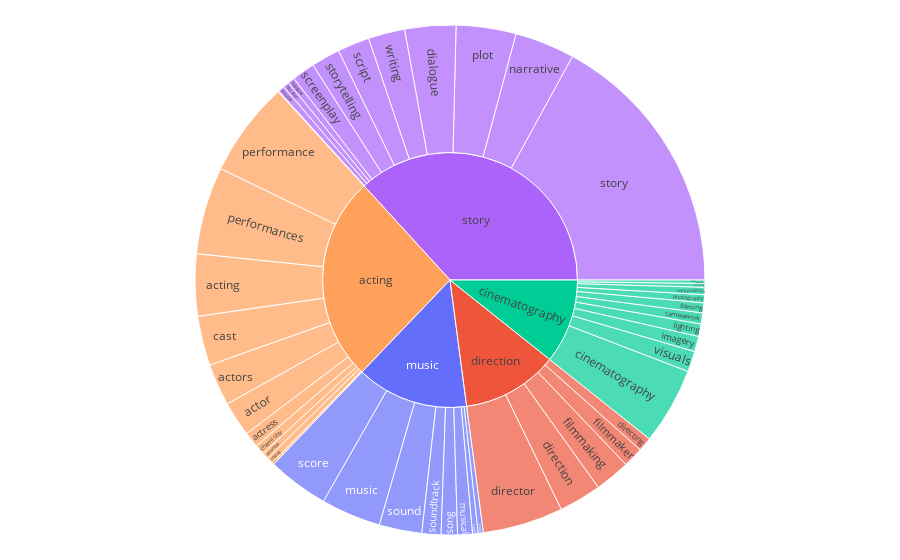

Notebook source saved alongside this figure:
### Code cell
import plotly.express as px

# Create a sunburst plot using Plotly Express
fig = px.sunburst(
    df,
    path=['Aspect', 'Word'],
    values='Frequency',
    color='Aspect',
)

# Styling
fig.update_layout(
    margin=dict(t=25, l=25, r=25, b=25),
    uniformtext=dict(minsize=10)
)

fig.show()

### Figure 1 — Plotly figure (JSON) as saved in the notebook; plotly's stock layout.template omitted (floating-point values rounded to 4 significant figures)
{"data": [{"branchvalues": "total", "customdata": [["music"], ["direction"], ["direction"], ["cinematography"], ["music"], ["story"], ["story"], ["acting"], ["acting"], ["cinematography"], ["cinematography"], ["music"], ["story"], ["story"], ["cinematography"], ["music"], ["story"], ["story"], ["music"], ["cinematography"], ["acting"], ["acting"], ["acting"], ["acting"], ["acting"], ["cinematography"], ["cinematography"], ["story"], ["story"], ["story"], ["music"], ["music"], ["music"], ["story"], ["acting"], ["acting"], ["cinematography"], ["cinematography"], ["cinematography"], ["story"], ["story"], ["direction"], ["direction"], ["direction"], ["acting"], ["acting"], ["acting"], ["cinematography"], ["direction"], ["music"], ["story"]], "domain": {"x": [0, 1], "y": [0, 1]}, "hovertemplate": "labels=%{label}<br>Frequency=%{value}<br>parent=%{parent}<br>id=%{id}<br>Aspect=%{customdata[0]}<extra></extra>", "ids": ["music/music", "direction/filmmaking", "direction/filmmaker", "cinematography/lighting", "music/musical", "story/narration", "story/narrative", "acting/performance", "acting/performances", "cinematography/framing", "cinematography/imagery", "music/piano", "story/plot", "story/plotline", "cinematography/scenery", "music/score", "story/screenplay", "story/script", "music/song", "cinematography/photography", "acting/performer", "acting/acting", "acting/actor", "acting/actors", "acting/actress", "cinematography/camerawork", "cinematography/visuals", "story/storytelling", "story/storyline", "story/story", "music/soundtrack", "music/sound", "music/songs", "story/writing", "acting/casting", "acting/chemistry", "cinematography/choreography", "cinematography/cinematography", "cinematography/composition", "story/dialogue", "story/dialogues", "direction/directing", "direction/direction", "direction/director", "acting/ensemble", "acting/cast", "acting", "cinematography", "direction", "music", "story"], "labels": ["music", "filmmaking", "filmmaker", "lighting", "musical", "narration", "narrative", "performance", "performances", "framing", "imagery", "piano", "plot", "plotline", "scenery", "score", "screenplay", "script", "song", "photography", "performer", "acting", "actor", "actors", "actress", "camerawork", "visuals", "storytelling", "storyline", "story", "soundtrack", "sound", "songs", "writing", "casting", "chemistry", "choreography", "cinematography", "composition", "dialogue", "dialogues", "directing", "direction", "director", "ensemble", "cast", "acting", "cinematography", "direction", "music", "story"], "marker": {"colors": ["#636efa", "#EF553B", "#EF553B", "#00cc96", "#636efa", "#ab63fa", "#ab63fa", "#FFA15A", "#FFA15A", "#00cc96", "#00cc96", "#636efa", "#ab63fa", "#ab63fa", "#00cc96", "#636efa", "#ab63fa", "#ab63fa", "#636efa", "#00cc96", "#FFA15A", "#FFA15A", "#FFA15A", "#FFA15A", "#FFA15A", "#00cc96", "#00cc96", "#ab63fa", "#ab63fa", "#ab63fa", "#636efa", "#636efa", "#636efa", "#ab63fa", "#FFA15A", "#FFA15A", "#00cc96", "#00cc96", "#00cc96", "#ab63fa", "#ab63fa", "#EF553B", "#EF553B", "#EF553B", "#FFA15A", "#FFA15A", "#FFA15A", "#00cc96", "#EF553B", "#636efa", "#ab63fa"]}, "name": "", "parents": ["music", "direction", "direction", "cinematography", "music", "story", "story", "acting", "acting", "cinematography", "cinematography", "music", "story", "story", "cinematography", "music", "story", "story", "music", "cinematography", "acting", "acting", "acting", "acting", "acting", "cinematography", "cinematography", "story", "story", "story", "music", "music", "music", "story", "acting", "acting", "cinematography", "cinematography", "cinematography", "story", "story", "direction", "direction", "direction", "acting", "acting", "", "", "", "", ""], "type": "sunburst", "values": [5251, 3094, 1772, 1102, 1301, 560, 5256, 8338, 7668, 879, 1345, 447, 5241, 71, 329, 5365, 2010, 2804, 1424, 701, 173, 5427, 3066, 3676, 1355, 962, 1809, 2532, 555, 23534, 1672, 3732, 494, 3202, 556, 867, 297, 6729, 645, 4476, 593, 1231, 3718, 7047, 579, 4337, 36042, 14798, 16862, 19686, 50834]}], "layout": {"legend": {"tracegroupgap": 0}, "margin": {"b": 25, "l": 25, "r": 25, "t": 25}, "uniformtext": {"minsize": 10}}}
